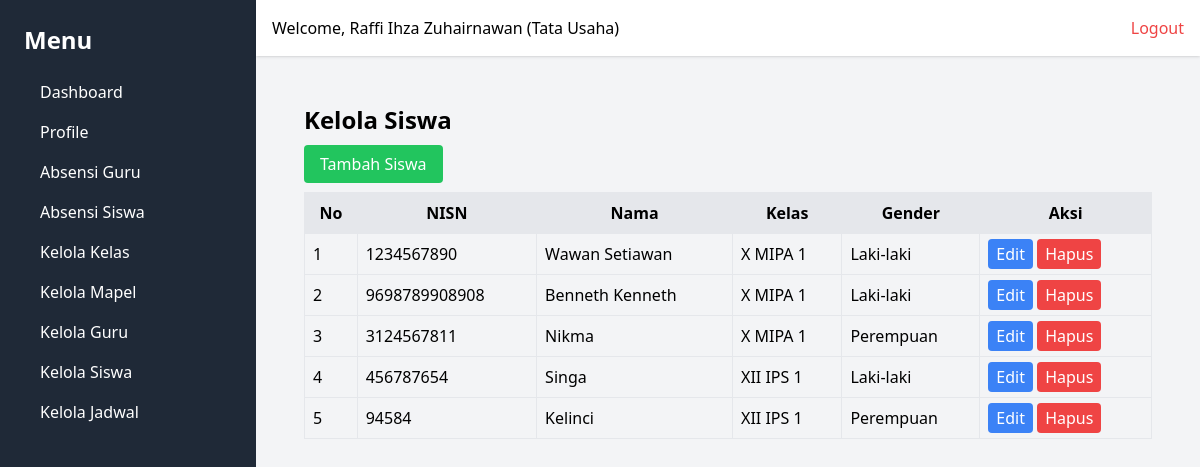
Before: /siswa/ (signed in) with the older database file.
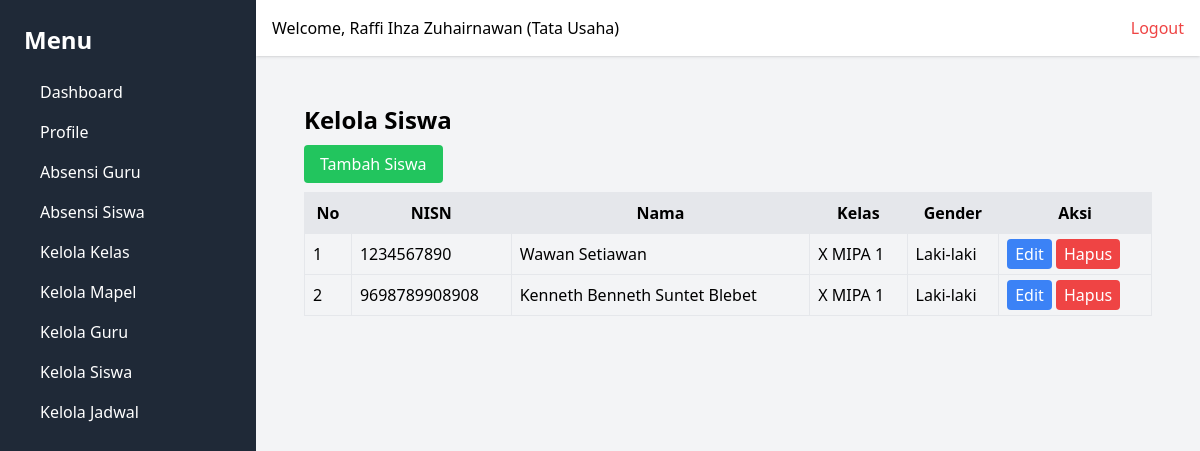
After: the same page with the newer database file.
### webabsensi/models.py (models this page shows, shortened)
class Student(models.Model):
    GENDER_CHOICES = [
        ('L', 'Laki-laki'),
        ('P', 'Perempuan'),
    ]
    nisn = models.CharField(max_length=20, unique=True)
    id_kelas = models.ForeignKey(Class, on_delete=models.CASCADE)
    nama = models.CharField(max_length=50)
    gender = models.CharField(max_length=1, choices=GENDER_CHOICES)
    created_at = models.DateTimeField(auto_now_add=True)
    updated_at = models.DateTimeField(auto_now=True)

class Class(models.Model):
    nama_kelas = models.CharField(max_length=50, unique=True)
    created_at = models.DateTimeField(auto_now_add=True)
    updated_at = models.DateTimeField(auto_now=True)

### webabsensi/views.py (the view)
        def wrapper(request, *args, **kwargs):
            user_id = request.session.get('user_id')
            if not user_id:
                messages.error(request, 'Anda harus login terlebih dahulu.')
                return redirect('login')
            user = User.objects.get(id=request.session['user_id'])
            if user.role not in allowed_roles:
                return render(request, '403.html', {'message': 'Anda tidak memiliki izin untuk mengakses halaman ini.'})
            request.user = user  # Tambahkan user ke request agar dapat digunakan di template
            return view_func(request, *args, **kwargs)

### webabsensi/views.py (called while the page is built)
def role_required(allowed_roles):
    def decorator(view_func):
        def wrapper(request, *args, **kwargs):
            user_id = request.session.get('user_id')
            if not user_id:
                messages.error(request, 'Anda harus login terlebih dahulu.')
                return redirect('login')
            user = User.objects.get(id=request.session['user_id'])
            if user.role not in allowed_roles:
                return render(request, '403.html', {'message': 'Anda tidak memiliki izin untuk mengakses halaman ini.'})
            request.user = user  # Tambahkan user ke request agar dapat digunakan di template
            return view_func(request, *args, **kwargs)
        return wrapper
    return decorator

@role_required(['Tata Usaha', 'Kepala Sekolah'])
def manage_students(request):
    students = Student.objects.select_related('id_kelas').all()
    context = {'students': students}
    return render(request, 'students/manage_students.html', context)

### webabsensi/templates/students/manage_students.html
{% extends 'base.html' %}
{% block content %}
<div class="p-6">
    <h1 class="text-2xl font-bold mb-4">Kelola Siswa</h1>
    <a href="{% url 'add_student' %}" class="bg-green-500 text-white px-4 py-2 rounded">Tambah Siswa</a>
    <table class="w-full mt-4 border">
        <thead class="bg-gray-200">
            <tr>
                <th class="p-2 border">No</th>
                <th class="p-2 border">NISN</th>
                <th class="p-2 border">Nama</th>
                <th class="p-2 border">Kelas</th>
                <th class="p-2 border">Gender</th>
                <th class="p-2 border">Aksi</th>
            </tr>
        </thead>
        <tbody>
            {% for student in students %}
            <tr>
                <td class="p-2 border">{{ forloop.counter }}</td>
                <td class="p-2 border">{{ student.nisn }}</td>
                <td class="p-2 border">{{ student.nama }}</td>
                <td class="p-2 border">{{ student.id_kelas.nama_kelas }}</td>
                <td class="p-2 border">{{ student.get_gender_display }}</td>
                <td class="p-2 border">
                    <a href="{% url 'edit_student' student.id %}" class="bg-blue-500 text-white px-2 py-1 rounded">Edit</a>
                    <a href="{% url 'delete_student' student.id %}" class="bg-red-500 text-white px-2 py-1 rounded" onclick="return confirm('Yakin ingin menghapus siswa ini? Semua data yang terkait siswa ini akan dihapus, seperti absensi dll')">Hapus</a>
                </td>
            </tr>
            {% endfor %}
        </tbody>
    </table>
</div>
{% endblock %}

Changed rows visible on the page:
removed Student: nisn "3124567811", nama "Nikma", id_kelas.nama_kelas "X MIPA 1", gender "Perempuan"
removed Student: nisn "456787654", nama "Singa", id_kelas.nama_kelas "XII IPS 1", gender "Laki-laki"
removed Student: nisn "94584", nama "Kelinci", id_kelas.nama_kelas "XII IPS 1", gender "Perempuan"
changed Student: nama "Benneth Kenneth" → "Kenneth Benneth Suntet Blebet"
